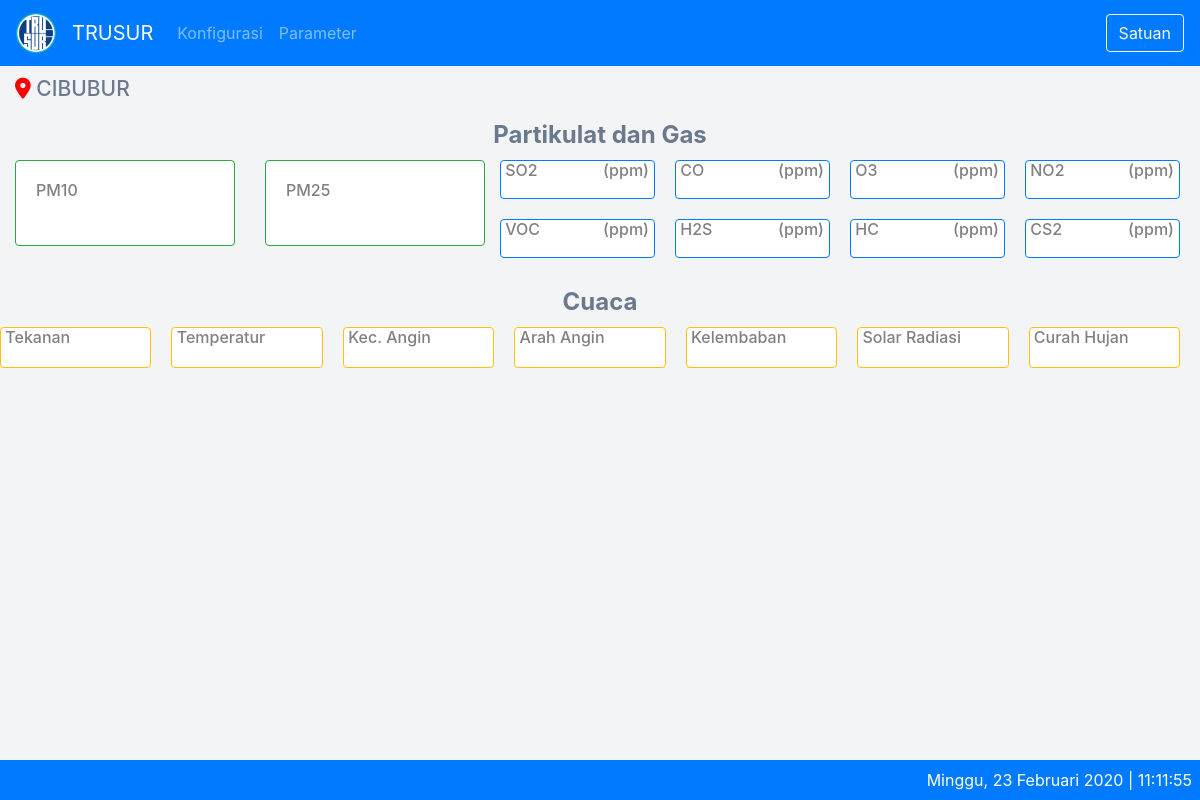
The page / on the database its author committed.
### tables this page shows
CREATE TABLE IF NOT EXISTS `aqm_params` (
  `id` int(11) NOT NULL AUTO_INCREMENT,
  `param_id` varchar(10) NOT NULL,
  `caption` varchar(100) NOT NULL,
  `default_unit` varchar(10) NOT NULL,
  `molecular_mass` double NOT NULL,
  `formula` varchar(255) DEFAULT NULL,
  `gain` double DEFAULT 0,
  `offset` double DEFAULT 0,
  `is_view` smallint(6) NOT NULL,
  `xtimestamp` timestamp NOT NULL DEFAULT current_timestamp() ON UPDATE current_timestamp(),
  PRIMARY KEY (`id`),
  UNIQUE KEY `param_id` (`param_id`)
);

### application/libraries/Temp_frontend.php (called while the page is built)
<?php
Class Temp_frontend{
	var $template_data = array();
	function set($name, $value){
		$this->template_data[$name] = $value;
	}
	function load($temp_frontend = '', $view = '', $view_data = array(), $return = FALSE){
		$this->CI =& get_instance();
		$this->set('contents', $this->CI->load->view($view, $view_data, TRUE));
		return $this->CI->load->view($temp_frontend, $this->template_data, $return);
	}
}

### application/controllers/Home.php (called while the page is built, shortened)
<?php
class Home extends CI_Controller {
	public function index()
	{
		if($_GET["unit"] == "") $data['nextunit'] = "ppb";
		$data['title'] = 'AQM';
		$data['all'] = $this->getdata_m->getall();
		$data['partikulats'] = $this->getdata_m->getParamsPartikulat();
		$data['partikulatflows'] = $this->getdata_m->getParamsPartikulatFlow();
		$data['gass'] = $this->getdata_m->getParamsGas();
		$data['cuacas'] = $this->getdata_m->getParamsCuaca();
		$data['configurations'] = $this->getdata_m->getConfigurations();
		$this->temp_frontend->load('master/theme/theme', 'master/home/home', $data);
	}
}

### index.php (called while the page is built, shortened)
<?php
require_once BASEPATH.'core/CodeIgniter.php';

### application/models/Getdata_m.php (called while the page is built, shortened)
<?php
class Getdata_m extends CI_Model {
	public function getAll($id = FALSE)
	{
		if($id === FALSE)
		{
			$this->db->order_by('id', 'DESC');
			$this->db->limit('1');
			$query = $this->db->get('aqm_sensor_values');
			return $query->result_array();
		}
		$query = $this->db->get_where('aqm_sensor_values', array('id' => $id));
		return $query->row_array();
	}
	public function getParamsPartikulat($id = FALSE)
	{
		if($id === FALSE)
		{
			$partikulat = array('pm10','pm25');
			$this->db->order_by('id', 'ASC');
			$this->db->where('is_view', '1');
			$this->db->where_in('param_id', $partikulat);
			$query = $this->db->get('aqm_params');
			return $query->result_array();
		}
		$query = $this->db->get_where('aqm_params', array('id' => $id));
		return $query->row_array();
	}
	public function getParamsPartikulatFlow($id = FALSE)
	{
		if($id === FALSE)
		{
			$partikulatflow = array('pm10_flow','pm25_flow');
			$this->db->order_by('id', 'ASC');
			$this->db->where('is_view', '1');
			$this->db->where_in('param_id', $partikulatflow);
			$query = $this->db->get('aqm_params');
			return $query->result_array();
		}
		$query = $this->db->get_where('aqm_params', array('id' => $id));
		return $query->row_array();
	}
	public function getParamsGas($id = FALSE)
	{
		if($id === FALSE)
		{
			$gas = array('so2','co','o3','no2','voc','hc','h2s','cs2');
			$this->db->order_by('id', 'ASC');
			$this->db->where('is_view', '1');
			$this->db->where_in('param_id', $gas);
			$query = $this->db->get('aqm_params');
			return $query->result_array();
		}
		$query = $this->db->get_where('aqm_params', array('id' => $id));
		return $query->row_array();
	}
	public function getParamsCuaca($id = FALSE)
	{
		if($id === FALSE)
		{
			$cuaca = array('WindSpeed','WindDir','TempIn','TempOut','Barometer','RainDay','RainRate','SolarRad','HumIn','HumOut');
			$this->db->order_by('id', 'ASC');
			$this->db->where('is_view', '1');
			$this->db->where_in('param_id', $cuaca);
			$query = $this->db->get('aqm_params');
			return $query->result_array();
		}
		$query = $this->db->get_where('aqm_params', array('id' => $id));
		return $query->row_array();
	}
}

### application/views/master/home/home.php (the view, shortened to what this page needs)
<div class="page-wrapper" style="display: block;">
	<div class="container-fluid">
		<div class="page-breadcrumb">
			<div class="row">
				<div class="col-5 align-self-center">
					<h4 class="page-title"><i class='fas fa-map-marker-alt' style='font-size:21px;color:red'></i> <?=$configurations["sta_nama"];?></h4>
				</div>
			</div>
		</div>
		<div class="page-breadcrumb">
			<div class="row">
				<div class="col-12 align-self-center">
					<h4 class="text-center page-title2">Partikulat dan Gas</h4>
				</div>
			</div>
		</div>
		<div class="row text-center">
			<div class="col-sm-5">
				<div class="row justify-content-center">
					<?php foreach($partikulats as $partikulat) : ?>
						<div class="col-6">
							<div class="card border border-success">
								<div class="card-body">
									<h4 class="card-title"><?= $partikulat['caption'] ?></h4>
									<div class="row">
										<div class="col-12">
										</div>
									</div>
									<div class="row align-items-center">
										<div class="col-12">
										</div>
									</div>
								</div>
							</div>
						</div>
					<?php endforeach ?>
				</div>
			</div>
			<div class="col-sm-7">
				<div class="row">
					<?php foreach($gass as $gas) : ?>
						<div class="<?php if(count($gass) > 6) : ?> col-3 <?php elseif (count($gass) > 4) : ?> col-4 <?php else : ?> col-6 <?php endif ?>" style="padding:0px 20px 20px 0px;">
							<div class="card border border-primary" style="padding:0px 5px 5px 0px;">
								<h4 class="card-title">&nbsp;<?= $gas['caption'] ?><div style="position:relative;float:right;" id="unit_<?= $gas['param_id'] ?>">(<?= $gas['default_unit'] ?>)</div></h4>
								<div class="row">
									<div class="col-12">
									</div>
								</div>
							</div>
						</div>
				<?php endforeach ?>
				</div>
			</div>
		</div>
		<div class="page-breadcrumb">
			<div class="row">
				<div class="col-12 align-self-center">
					<h4 class="text-center page-title2">Cuaca</h4>
				</div>
			</div>
		</div>
		<div class="row text-center">
			<div class="col-sm">
				<div class="row justify-content-center">
					<?php foreach($cuacas as$cuaca) : ?>
						<div class="col-sm" style="padding:0px 20px 20px 0px;">
							<div class="card border border-warning">
								<h6 class="card-title">&nbsp;<?= $cuaca['caption'] ?></h6>
							</div>
						</div>
					<?php endforeach ?>
				</div>
			</div>
		</div>
	</div>
</div>

### application/views/master/theme/theme.php (shortened to what this page needs)
<!doctype html>
<html lang="en">
  <head>
    <link rel="stylesheet" href="<?= base_url('assets/dist/css/bootstrap.min.css') ?>">
    <link rel="stylesheet" href="<?= base_url('assets/plugins/datatables-bs4/css/dataTables.bootstrap4.css') ?>">
    <link rel="stylesheet" href="<?= base_url('assets/plugins/datatables-buttons/css/buttons.dataTables.min.css') ?>">
  </head>
  <body onload="startTime()" >
    <nav class="navbar navbar-expand-lg navbar-dark bg-primary sticky-top">
      <a class="navbar-brand" href="<?= site_url() ?>">
          <img src="<?= base_url('assets/dist/img/trusur_logo3.png') ?>" alt="">
        </a>
      <a class="navbar-brand" href="<?= site_url() ?>">TRUSUR</a>
      <div class="collapse navbar-collapse" id="navbarText">
        <ul class="navbar-nav mr-auto">
          <li class="nav-item <?= $this->uri->uri_string() == 'konfigurasi' ? 'active' : ''; ?>">
            <a class="nav-link" href="<?= site_url('konfigurasi') ?>">Konfigurasi</a>
          </li>
          <li class="nav-item <?= $this->uri->uri_string() == 'parameter' ? 'active' : ''; ?>">
            <a class="nav-link" href="<?= site_url('parameter') ?>">Parameter</a>
          </li>
        </ul>
		<?php if (isset($nextunit)): ?>
			<form class="form-inline my-2 my-lg-0">
			  <button type="button" onclick="window.location='?unit=<?= $nextunit; ?>';" class="btn btn-outline-light my-2 my-sm-0">Satuan</button>
			</form>
		<?php endif; ?>
      </div>
    </nav>
    <?=$contents?>
    <div class="footer bg-primary text-right p-2">
      <?php
      $day = date("D");
      $dayList = array(
        'Sun' => 'Minggu',
        'Mon' => 'Senin',
        'Tue' => 'Selasa',
        'Wed' => 'Rabu',
        'Thu' => 'Kamis',
        'Fri' => 'Jumat',
        'Sat' => 'Sabtu'
      );
      $month = date("m");
      $monthList = array(
        '01' => 'Januari',
        '02' => 'Februari',
        '03' => 'Maret',
        '04' => 'April',
        '05' => 'Mei',
        '06' => 'Juni',
        '07' => 'Juli',
        '08' => 'Agustus',
        '09' => 'September',
        '10' => 'Oktober',
        '11' => 'November',
        '12' => 'Desember',
      );
      echo $dayList[$day].', '.date("j").' '.$monthList[$month].' '.date("Y").' | <a id="clock"></a>'; ?>
    </div>
  </body>
</html>

### application/views/master/theme/theme.php (style rules this page uses)
body { background: #f2f4f5; }
.footer { position: fixed; left: 0; bottom: 0; width: 100%; color: white; text-align: center; }
.page-wrapper { background: #f2f4f5; position: relative; display: none; }
.card { position: relative; display: flex; flex-direction: column; min-width: 0; word-wrap: break-word; background-color: #fff; background-clip: border-box; border: 0 solid transparent; border-radius: .25rem; }
.card-title { text-align:left; font-size:16px; color:grey; }
.page-title { margin-bottom: 0; font-weight: 500; font-size: 21px; color: #6a7a8c; }
.page-title2 { margin-bottom: 0; font-weight: 700; color: #6a7a8c; }
.page-breadcrumb { padding: 10px 0px 10px 0px; }

### rows shown on the page
aqm_params: caption "PM10"
aqm_params: caption "PM25"
aqm_params: caption "SO2", default_unit "ppm"
aqm_params: caption "CO", default_unit "ppm"
aqm_params: caption "O3", default_unit "ppm"
aqm_params: caption "NO2", default_unit "ppm"
aqm_params: caption "VOC", default_unit "ppm"
aqm_params: caption "H2S", default_unit "ppm"
aqm_params: caption "HC", default_unit "ppm"
aqm_params: caption "CS2", default_unit "ppm"
aqm_params: caption "Tekanan"
aqm_params: caption "Temperatur"
aqm_params: caption "Kec. Angin"
aqm_params: caption "Arah Angin"
aqm_params: caption "Kelembaban"
aqm_params: caption "Solar Radiasi"
aqm_params: caption "Curah Hujan"

### other values the page prints
$configurations["sta_nama"] "CIBUBUR"
